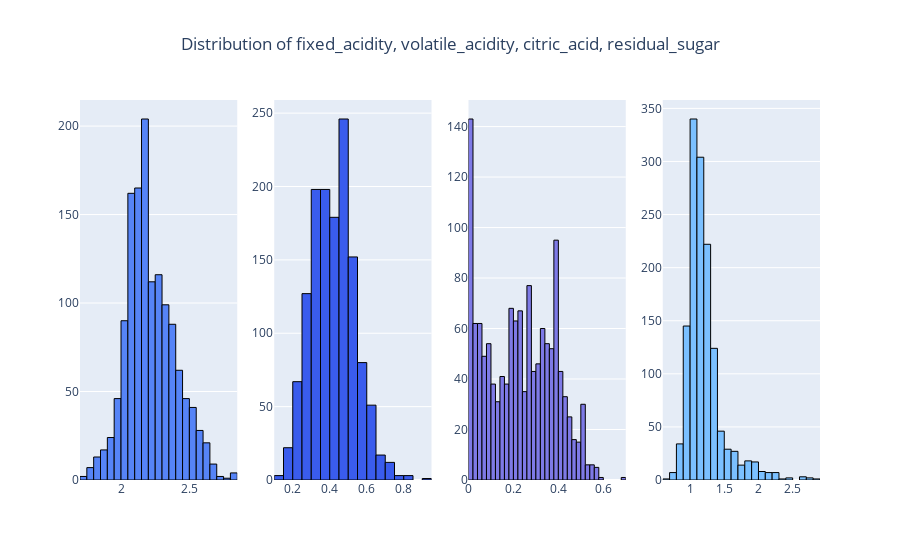

Notebook cell for this chart:
### Markdown cell above
Our analysis of the correlation matrix reveals notable relationships within the red wine data:

### Positive Correlations:
- **Fixed Acidity and Citric Acid**: This suggests a trend where wines with higher fixed acidity tend to also possess higher citric acid content, potentially contributing to the overall flavor profile.
- **Quality and Alcohol**: Exhibits the strongest positive correlation in the dataset, indicating that wines with higher alcohol content are generally perceived as being of higher quality.

### Negative Correlations:
- **Volatile Acidity and Quality**: There is a trend where higher levels of volatile acidity are associated with lower wine quality, likely due to the influence on taste and aroma.
- **pH and Citric Acid**: Demonstrates that wines with higher acidity typically have lower pH values, reflecting the direct chemical relationship between these factors.

Given these correlations, we should check our distributions once again before moving forward.

### Code cell
plot_histograms(transformed_wine_df, ["fixed_acidity", "volatile_acidity", "citric_acid", "residual_sugar"], save_path="histograms_transformed.png")

### Figure 1 — Plotly figure (JSON) as saved in the notebook; plotly's stock layout.template omitted (floating-point values rounded to 4 significant figures; data arrays with more than 128 entries replaced by an {"elided": "..."} marker saying what was removed)
{"data": [{"marker": {"color": "#5684F7", "line": {"color": "#000000", "width": 1}}, "name": "fixed_acidity", "nbinsx": 40, "type": "histogram", "x": {"elided": "1359 float values"}, "xaxis": "x", "yaxis": "y"}, {"marker": {"color": "#3A5CED", "line": {"color": "#000000", "width": 1}}, "name": "volatile_acidity", "nbinsx": 40, "type": "histogram", "x": {"elided": "1359 float values"}, "xaxis": "x2", "yaxis": "y2"}, {"marker": {"color": "#7E7AE6", "line": {"color": "#000000", "width": 1}}, "name": "citric_acid", "nbinsx": 40, "type": "histogram", "x": {"elided": "1359 float values"}, "xaxis": "x3", "yaxis": "y3"}, {"marker": {"color": "#7BC0FF", "line": {"color": "#000000", "width": 1}}, "name": "residual_sugar", "nbinsx": 40, "type": "histogram", "x": {"elided": "1359 float values"}, "xaxis": "x4", "yaxis": "y4"}], "layout": {"showlegend": false, "title": {"text": "Distribution of fixed_acidity, volatile_acidity, citric_acid, residual_sugar", "x": 0.5}, "xaxis": {"anchor": "y", "domain": [0, 0.2125]}, "xaxis2": {"anchor": "y2", "domain": [0.2625, 0.475]}, "xaxis3": {"anchor": "y3", "domain": [0.525, 0.7375]}, "xaxis4": {"anchor": "y4", "domain": [0.7875, 1]}, "yaxis": {"anchor": "x", "domain": [0, 1]}, "yaxis2": {"anchor": "x2", "domain": [0, 1]}, "yaxis3": {"anchor": "x3", "domain": [0, 1]}, "yaxis4": {"anchor": "x4", "domain": [0, 1]}}}
